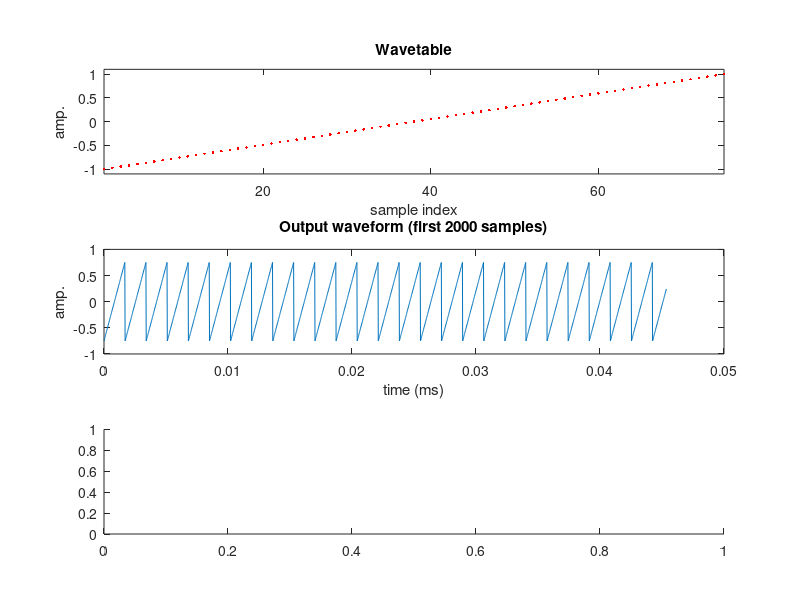

Recreate this plot in MATLAB. (Note: this script raises an error after producing the figure.)
clear; close all;

%% Single sawtooth wavetable
% Output frequency can only be varied by changing:
% - the length of the wavetable;
% - the sample rate;

% Constants.
% Sample rate.
Fs = 44100;
% Output duration.
outDurationS = 2;
% Output amplitude.
outAmp = .75;
% Wavetable length.
wtLength = 75;
% Max output samples to plot.
maxOutPlot = 2000;

% Plot setup.
figure( ...
    'Name', 'Basic single wavetable', ...
    'Position', [500 50 750 900] ...
);

% Create and plot the wavetable.
wt = linspace(-1, 1, wtLength);

subplot(311), ...
    plot(1:wtLength, wt, 'r.'), ...
    title('Wavetable'), ...
    xlim([1, wtLength]), ...
    ylim([-1.1, 1.1]), ...
    ylabel('amp.'), ...
    xlabel('sample index');

% Create output placeholder.
y = zeros(Fs * outDurationS, 1);

% Repeatedly copy the wavetable to the output placeholder.
for n=1:(Fs * outDurationS)
    wtIndex = mod(n-1, wtLength) + 1;
    y(n) = outAmp * wt(wtIndex);
end

sound(y, Fs);
% Plot beginning of output against time.
subplot(312), ...
    plot(linspace(0, maxOutPlot / Fs, maxOutPlot)', y(1:maxOutPlot)), ...
    title(sprintf('Output waveform (first %d samples)', maxOutPlot)), ...
    ylim([-1, 1]), ...
    ylabel('amp.'), ...
    xlabel('time (ms)');

subplot(313), ...
    spectrogram(y, 512, 64, 512, Fs, 'yaxis');
    